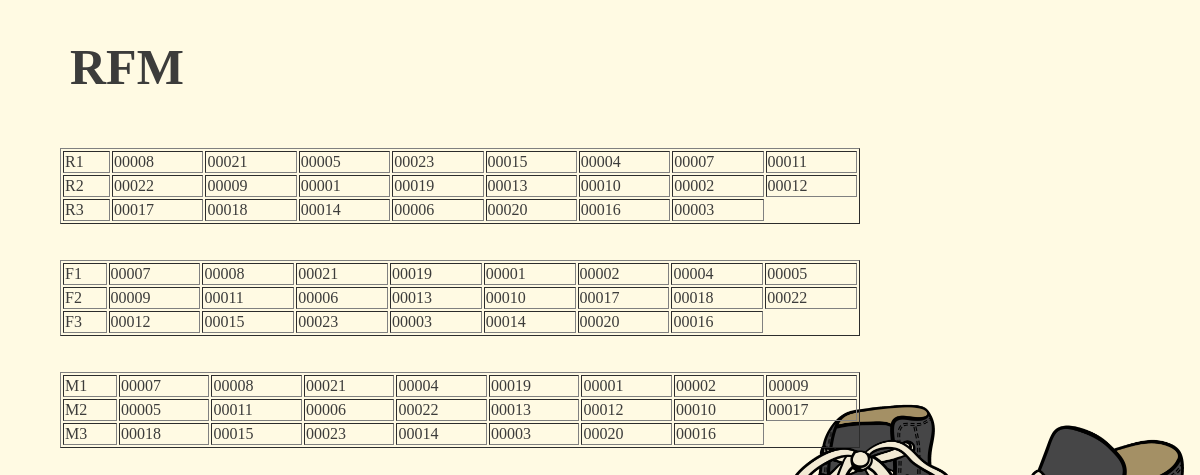
/manage/customer_cluster/rfm/, run on the app's committed database.
### home/models.py (models this page shows)
class Customer(models.Model):
	customer_id = models.CharField(max_length = 20,primary_key = True)
	customer_name = models.CharField(max_length=20)
	customer_tel=models.CharField(max_length=20,blank=True)
	customer_address=models.CharField(max_length=20,blank=True)
	customer_age=models.DecimalField(max_digits=10,decimal_places=0)
	email=models.CharField(max_length=30,blank=True)
	num_familymembers=models.DecimalField(max_digits=10,decimal_places=0)
	register_date=models.DateField()
	monthly_income=models.DecimalField(max_digits=100,decimal_places=0)
	average_quantity = models.DecimalField(max_digits=100,decimal_places=0)
	customer_value = models.DecimalField(max_digits=40,decimal_places=4,blank=True,default=0)
	customer_rfm = models.CharField(max_length=5,blank=True)
	customer_logic = models.IntegerField(blank=True,default = 0)
	def __str__(self):
		return self.customer_id

### manageperson/views.py (the view)
# urls.py: path('manage/customer_cluster/rfm/', rfm),
def rfm(request):
    customer_rec = {}
    for o in Order.objects.all():
        if o.customer_id not in customer_rec:
            customer_rec[o.customer_id] = []
    for o in Order.objects.all():
        customer_rec[o.customer_id].append(int(str(o.order_date).replace('-', '')))
    for c in customer_rec:
        customer_rec[c] = max(customer_rec[c])
    customer_rec = sorted(customer_rec.items(),key=lambda d: d[1], reverse=True)
    import math
    r = math.ceil(len(customer_rec)/3)
    R1, R2, R3 = customer_rec[:r], customer_rec[r:r*2], customer_rec[r*2:]
    customer_freq = {}
    for o in Order.objects.all():
        if o.customer_id not in customer_freq:
            customer_freq[o.customer_id] = 1
        else:
            customer_freq[o.customer_id] += 1
    customer_freq = sorted(customer_freq.items(),key=lambda d: d[1], reverse=True)
    f = math.ceil(len(customer_freq)/3)
    F1, F2, F3 = customer_freq[:f], customer_freq[f:f*2], customer_freq[f*2:]
    customer_val = {}
    for o in Order.objects.all():
        if o.customer_id not in customer_val:
            customer_val[o.customer_id] = 0
    for o in Order.objects.all():
        price = Product.objects.get(product_id=o.product_id).product_price
        customer_val[o.customer_id] += int(price)
    customer_val = sorted(customer_val.items(),key=lambda d: d[1], reverse=True)
    v = math.ceil(len(customer_val)/3)
    V1, V2, V3 = customer_val[:v], customer_val[v:v*2], customer_val[v*2:]
    return render(request, 'RFM.html', locals())

### home/models.py (called while the page is built)
	def __str__(self):
	    return self.product_id

### templates/RFM.html (shortened to what this page needs)
<!DOCTYPE html>
{% load static %}
<html>
<head>
    <link rel=stylesheet type="text/css" href="{% static 'home/css/RFM.css' %}">
  </head>
  <body>
    <h1>RFM</h1>
    <br><br>
    <div class="table">
      <table class = "R" width="800px" border="1">
        <tr>
          <td>R1</td>
          {% for i in R1 %}
          <td>{{i.0}}</td>
          {% endfor %}
        </tr>
        <tr>
          <td>R2</td>
          {% for i in R2 %}
          <td>{{i.0}}</td>
          {% endfor %}
        </tr>
        <tr>
          <td>R3</td>
          {% for i in R3 %}
          <td>{{i.0}}</td>
          {% endfor %}
        </tr>
      </table>
    </div><br><br>
    <div class="table">
      <table class = "F" width="800px" border="1">
        <tr>
          <td>F1</td>
          {% for i in F1 %}
          <td>{{i.0}}</td>
          {% endfor %}
        </tr>
        <tr>
          <td>F2</td>
          {% for i in F2 %}
          <td>{{i.0}}</td>
          {% endfor %}
        </tr>
        <tr>
          <td>F3</td>
          {% for i in F3 %}
          <td>{{i.0}}</td>
          {% endfor %}
        </tr>
      </table>
    </div><br><br>
    <div class = "table">
      <table class = "R" width="800px" border="1">
        <tr>
          <td>M1</td>
          {% for i in V1 %}
          <td>{{i.0}}</td>
          {% endfor %}
        </tr>
        <tr>
          <td>M2</td>
          {% for i in V2 %}
          <td>{{i.0}}</td>
          {% endfor %}
        </tr>
        <tr>
          <td>M3</td>
          {% for i in V3 %}
          <td>{{i.0}}</td>
          {% endfor %}
        </tr>
      </table>
    </div>
  </body>
  </html>

### home/static/home/css/RFM.css (style rules this page uses)
* { color: #3C3C3B; font-family: Comic Sans MS; font-family: 微軟正黑體; }
body { background-attachment: fixed; background-repeat:no-repeat; background-image: url('converse-shoes.png'); background-size: 500px 400px; background-position:right bottom; margin-left: 60px; background-color: #FFFAE3; }
h1 { font-size: 50px; text-transform: uppercase; position: relative; margin-top: 30px; margin-left: 20px; display: inline-block; margin-left: 10px; }

### data on the page
Customer: customer_id "00008"
Customer: customer_id "00021"
Customer: customer_id "00005"
Customer: customer_id "00023"
Customer: customer_id "00015"
Customer: customer_id "00004"
Customer: customer_id "00007"
Customer: customer_id "00011"
Customer: customer_id "00022"
Customer: customer_id "00009"
Customer: customer_id "00001"
Customer: customer_id "00019"
Customer: customer_id "00013"
Customer: customer_id "00010"
Customer: customer_id "00002"
Customer: customer_id "00012"
Customer: customer_id "00017"
Customer: customer_id "00018"
Customer: customer_id "00014"
Customer: customer_id "00006"
Customer: customer_id "00020"
Customer: customer_id "00016"
Customer: customer_id "00003"
